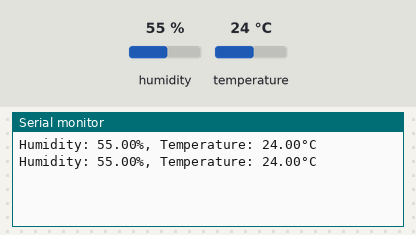
The sketch below on a simulated Arduino Uno, built with avr-gcc and run on an emulated ATmega328P. Shown: the last lines printed to the serial monitor. The inputs (shaded band) are chosen by the test bench; at power-on: humidity 55 %, temperature 24 °C.

Above: at 2.8 s.
2.9 s: humidity set to 22 %
At 5.3 s:
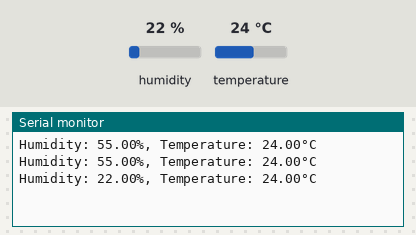
5.6 s: temperature set to 12 °C
At 6.5 s:
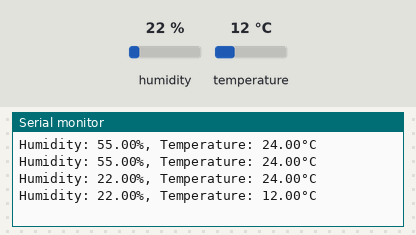
8.3 s: humidity set to 40 %
At 11.3 s:
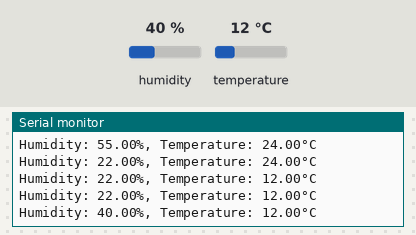
Timing chart, 0 to 12.8 s (numbered marks = the images above; inputs shaded):
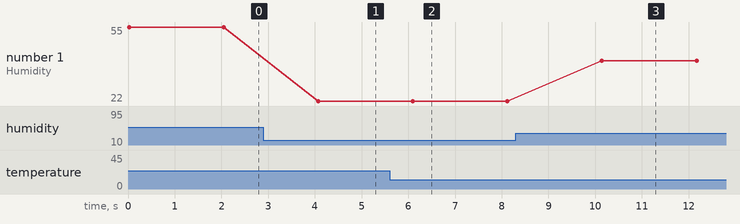

The sketch:

potentiometer.ino
```cpp
#include <DHT.h>

// Pin for the DHT11 sensor
#define DHTPIN 2
// DHT sensor type
#define DHTTYPE DHT11  // DHT 11

DHT dht(DHTPIN, DHTTYPE);

void setup() {
  // Start serial communication
  Serial.begin(9600);

  // Initialize the DHT sensor
  dht.begin();
}

void loop() {
  // Read temperature and humidity data
  float humidity = dht.readHumidity();
  float temperature = dht.readTemperature();

  // Print the data to the serial monitor
  Serial.print("Humidity: ");
  Serial.print(humidity);
  Serial.print("%, Temperature: ");
  Serial.print(temperature);
  Serial.println("°C");

  // Add a delay to avoid overwhelming
  // the serial monitor
  delay(2000);
}
```

Measured:
- after the input at 2.9 s, the serial monitor: prints a new line after 1.2 s (image 1)
- after the input at 5.6 s, the serial monitor: prints a new line after 0.50 s (image 2)
- after the input at 8.3 s, the serial monitor: prints a new line after 1.8 s (image 3)
- plotted number 1: 55 → 22 after the input at 2.9 s, 22 → 40 after the input at 8.3 s
